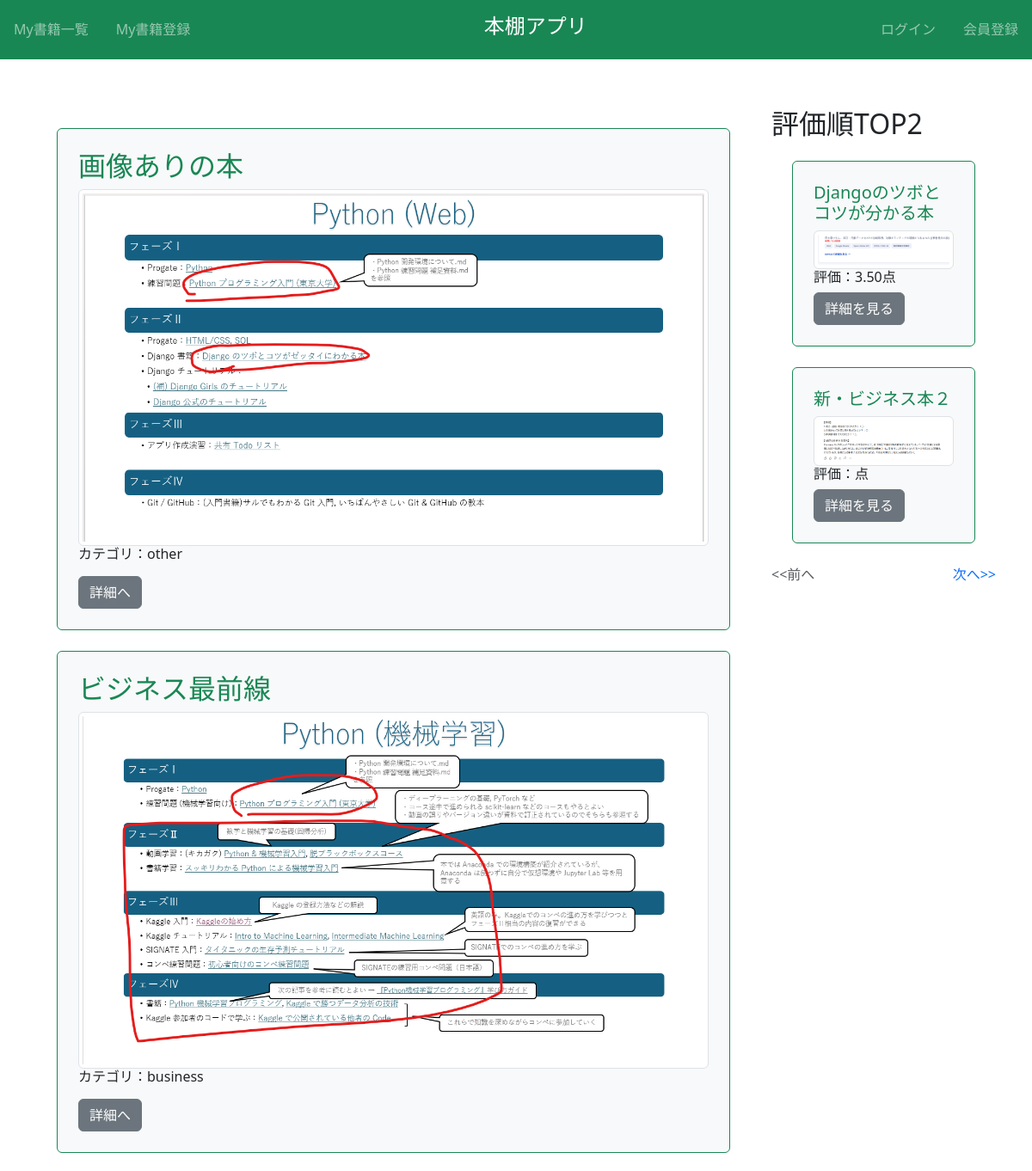
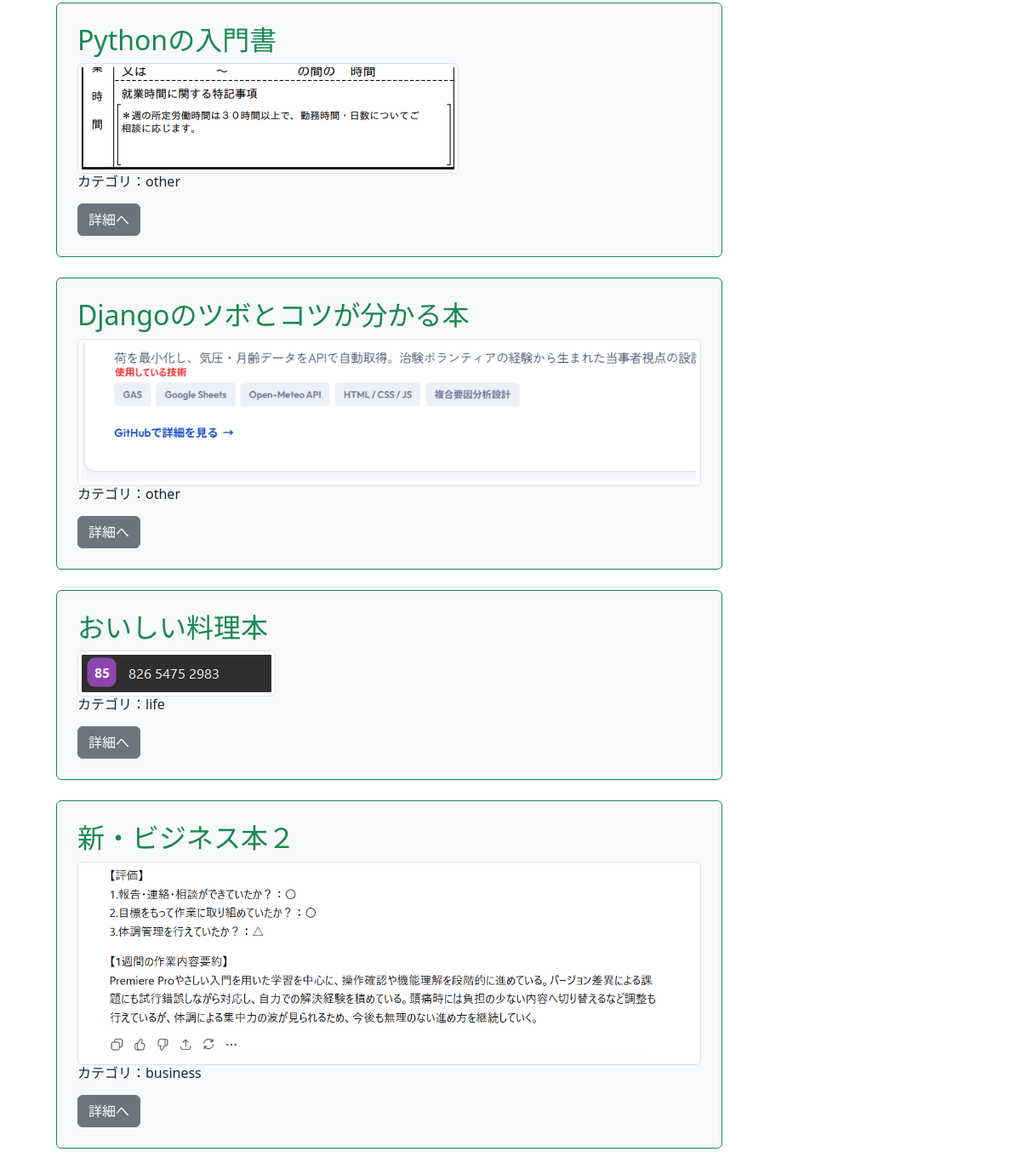
The page / on the database its author committed (2 pictures, top to bottom).
### book/models.py (models this page shows, shortened)
class Book(models.Model) :
    title = models.CharField(max_length=100)
    text = models.TextField()
    thumbnail = models.ImageField(null=True, blank=True)
    category = models.CharField(
        max_length=100,
        choices=CATEGORY
    )
    user = models.ForeignKey('auth.User', on_delete=models.CASCADE)

### book/views.py (the view)
# urls.py: path('', views.index_view, name='index'),
def index_view(request) :
    object_list = Book.objects.order_by('-id')
    ranking_list = Book.objects.annotate(avg_rating=Avg('review__rate')).order_by('-avg_rating')
    paginator = Paginator(ranking_list, ITEM_PER_PAGE)
    page_number = request.GET.get('page', 1)
    page_obj = paginator.page(page_number)
    return render(
        request,
        'book/index.html',
        {'object_list' : object_list, 'ranking_list' : ranking_list, 'page_obj' : page_obj})

### book/templates/book/index.html (shortened to what this page needs)
{% extends 'base.html' %}
{% block content %}
  <div class="container">
    <div class="row">
      <div class="col-9">
        {% for item in object_list %}
          <div class="p-4 m-4 bg-light border border-success rounded">
            <h2 class="text-success">{{ item.title }}</h2>
            <img src="{{ item.thumbnail.url }}" class="img-thumbnail" />
            <h6>カテゴリ：{{ item.category }}</h6>
            <div class="mt-3">
              <a href="{% url 'detail-book' item.pk %}" class="btn btn-secondary">詳細へ</a>
            </div>
          </div>
        {% endfor %}
      </div>
      <div class="col-3">
        <h2>評価順TOP2</h2>
        {% for ranking_book in page_obj %}
          <div class="p-4 m-4 bg-light border border-success rounded">
            <h3 class="text-success h5">{{ ranking_book.title }}</h3>
            <img src="{{ ranking_book.thumbnail.url }}" class="img-thumbnail" />
            <h6>評価：{{ ranking_book.avg_rating|floatformat:2 }}点</h6>
            <a href="{% url 'detail-book' ranking_book.id %}" class="btn btn-secondary">詳細を見る</a>
          </div>
        {% endfor %}
        {% include 'book/components/pagination.html' %}
      </div>
    </div>
  </div>
{% endblock %}

### templates/base.html (shortened to what this page needs)
{% load static %}
<!DOCTYPE html>
<html lang="ja">
  <head>
    <link href="https://cdn.jsdelivr.net/npm/bootstrap@5.3.8/dist/css/bootstrap.min.css" rel="stylesheet" />
    <link rel="stylesheet" type="text/css" href="{% static 'book/css/style.css' %}" />
  </head>
  <body>
    <nav class="navbar navbar-dark bg-success sticky-top">
      <div class="navbar-nav d-flex flex-row">
        <a href="{% url 'list-book' %}" class="nav-link mx-3">My書籍一覧</a>
        <a href="{% url 'create-book' %}" class="nav-link mx-3">My書籍登録</a>
      </div>
      <div class="navbar-text d-flex flex-row">
        <a href="{% url 'index' %}" class="h4 mx-3" style="color: white;">本棚アプリ</a>
      </div>
      <div class="navbar-nav d-flex flex-row">
        {% if request.user.is_authenticated %}
          <form action="{% url 'accounts:logout' %}" method="post">
            {% csrf_token %}
            <input type="submit" value="ログアウト" class="nav-link mx-3" />
          </form>
        {% else %}
          <a class="nav-link mx-3" href="{% url 'accounts:login' %}">ログイン</a>
          <a class="nav-link mx-3" href="{% url 'accounts:signup' %}">会員登録</a>
        {% endif %}
      </div>
    </nav>
    <div class="p-4"></div>
    {% block content %}
    {% endblock %}
  </body>
</html>

### book/templates/book/components/pagination.html
{% if page_obj.has_other_pages %}
  <ul class="list-unstyled m-0 d-flex justify-content-between">
    {% if page_obj.has_previous %}
      <li>
        <a href="?page={{ page_obj.previous_page_number }}">&lt;&lt;前へ</a>
      </li>
    {% else %}
      <li class="text-muted">&lt;&lt;前へ</li>
    {% endif %}
    {% if page_obj.has_next %}
      <li>
        <a href="?page={{ page_obj.next_page_number }}">次へ&gt;&gt;</a>
      </li>
    {% else %}
      <li class="text-muted">次へ&gt;&gt;</li>
    {% endif %}
  </ul>
{% endif %}

### book/static/book/css/style.css (style rules this page uses)
a { text-decoration: none; }

### rows shown on the page
Book: title "画像ありの本", thumbnail (picture), category "other"
Book: title "ビジネス最前線", thumbnail (picture), category "business"
Book: title "Pythonの入門書", thumbnail (picture), category "other"
Book: title "Djangoのツボとコツが分かる本", thumbnail (picture), category "other", avg_rating "3.50"
Book: title "おいしい料理本", thumbnail (picture), category "life"
Book: title "新・ビジネス本２", thumbnail (picture), category "business"
